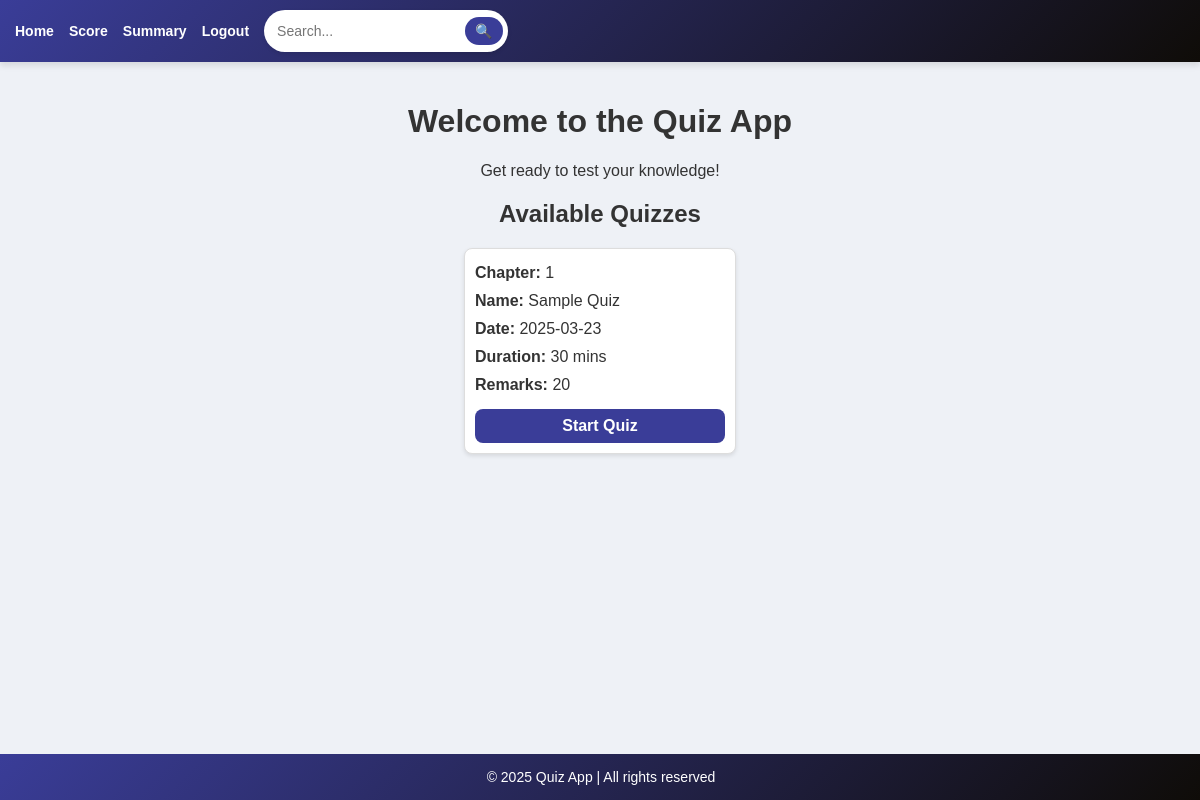
Page /user_dashboard (signed in) on the committed database.
### models.py (models this page shows, shortened)
class Quiz(db.Model):
    __tablename__ = 'quiz'
    id = db.Column(db.Integer, primary_key=True)
    chapter_id = db.Column(db.Integer, db.ForeignKey('chapters.id'), nullable=False)
    name = db.Column(db.String(225), unique=True, nullable=False)
    date_of_quiz = db.Column(db.Date, nullable=True)
    time_duration = db.Column(db.Integer, nullable=True)
    remarks = db.Column(db.String(255), nullable=True)
    chapter = db.relationship('Chapter', back_populates='quizzes')
    scores = db.relationship('Score', backref='quiz', lazy=True)

### app.py (the view)
@app.route('/user_dashboard')
@user_required
def user_dashboard():
    quiz = Quiz.query.order_by(Quiz.date_of_quiz).all()
    return render_template('user_dashboard.html', quiz=quiz)

### app.py (called while the page is built)
def user_required(f):
    @wraps(f)
    def decorated_function(*args, **kwargs):
        if "user_id" not in session or session.get('user_role') != 'user':
            flash("Unauthorized access!", "danger")
            return redirect(url_for("login"))
        return f(*args, **kwargs)
    return decorated_function

### templates/user_dashboard.html (shortened to what this page needs)
{% extends 'base1.html' %}
{% block content %}
    <h1 class="text-center">Welcome to the Quiz App</h1>
    <p class="text-center">Get ready to test your knowledge!</p>
    <h2 class="text-center">Available Quizzes</h2>
    <ul class="list-group">
        {% for quiz in quiz %}
        <li class="list-group-item">
            <p><strong>Chapter:</strong> {{ quiz.chapter_id }}</p>
            <p><strong>Name:</strong> {{ quiz.name }}</p>
            <p><strong>Date:</strong> {{ quiz.date_of_quiz }}</p>
            <p><strong>Duration:</strong> {{ quiz.time_duration }} mins</p>
            <p><strong>Remarks:</strong> {{ quiz.remarks }}</p>
            <a href="{{ url_for('take_quiz', quiz_id=quiz.id) }}">Start Quiz</a>
        </li>
        {% else %}
            <li class="list-group-item">No quizzes available at the moment.</li>
        {% endfor %}
    </ul>
{% endblock %}

### templates/base1.html (style rules this page uses)
body { font-family: 'Poppins', Arial, sans-serif; margin: 0; padding: 0; background-color: #eef1f6; color: #333; }

### templates/user_dashboard.html (style rules this page uses)
.list-group { display: flex; flex-wrap: wrap; justify-content: center; gap: 15px; padding: 0; list-style: none; }
.list-group-item { flex: 0 1 250px; border: 1px solid #ddd; border-radius: 8px; padding: 10px; background-color: #fff; box-shadow: 0 2px 4px rgba(0, 0, 0, 0.1); display: flex; flex-direction: column; justify-content: space-between; text-align: left; }
.list-group-item p { margin: 5px 0; }
.list-group-item a { display: inline-block; background-color: #3a3d98; color: #fff; text-decoration: none; padding: 8px 12px; border-radius: 8px; font-weight: bold; transition: background 0.3s; margin-top: 10px; text-align: center; }

### rows in the picture
Quiz: chapter_id "1", name "Sample Quiz", date_of_quiz "2025-03-23", time_duration "30", remarks "20"
